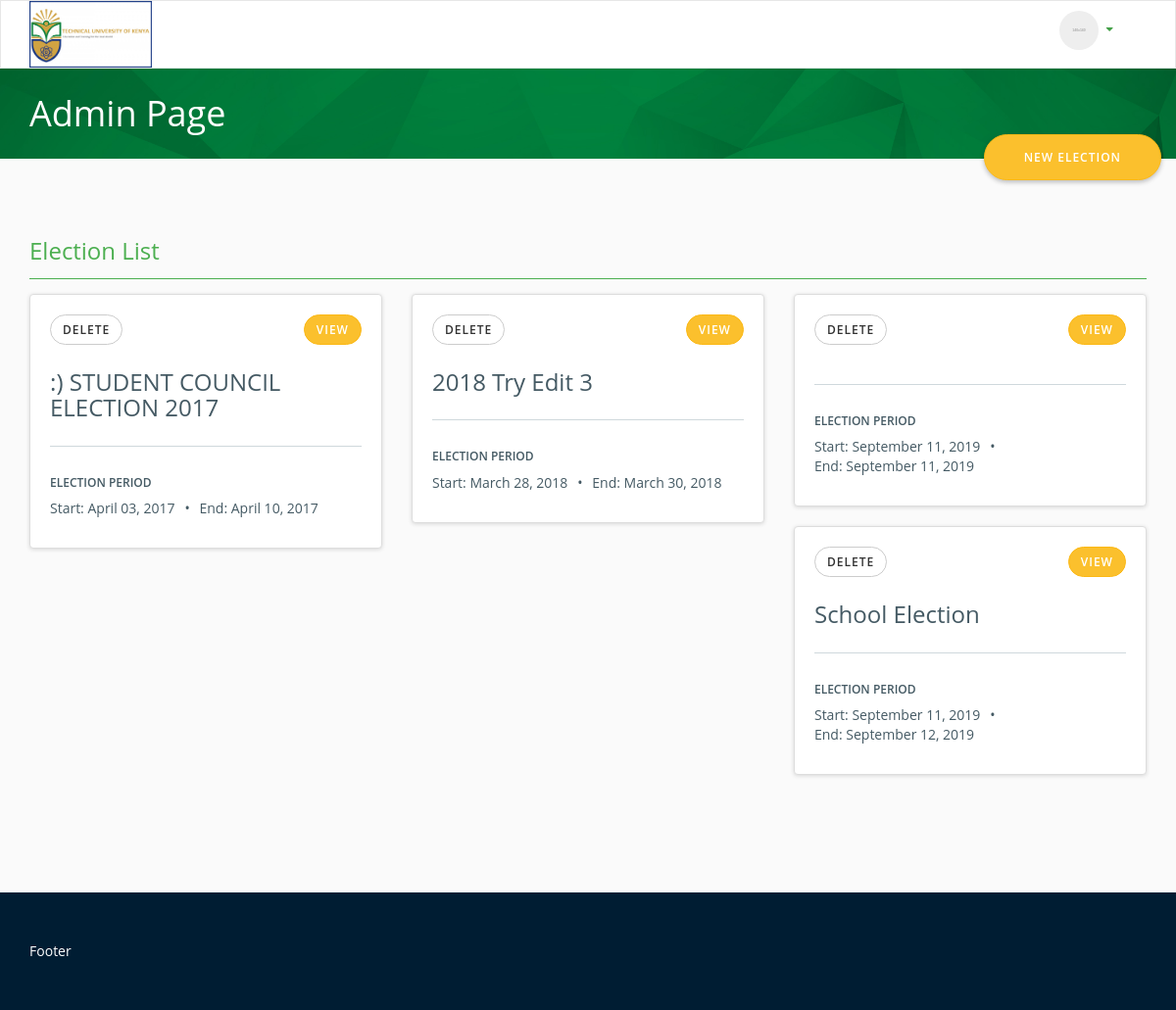
The app's page /admin.php with its own data.
### tables this page shows
CREATE TABLE `election` (
  `election_id` int(11) NOT NULL,
  `election_name` varchar(100) NOT NULL,
  `start_date` date NOT NULL,
  `end_date` date NOT NULL,
  `election_desc` varchar(100) NOT NULL,
  `date_added` timestamp NOT NULL DEFAULT CURRENT_TIMESTAMP ON UPDATE CURRENT_TIMESTAMP,
  `date_modified` timestamp NOT NULL DEFAULT '0000-00-00 00:00:00'
);

### admin.php (the view, shortened to what this page needs)
<?php
require_once ('dbconnect.php');
?>
<!DOCTYPE HTML PUBLIC "-//W3C//DTD HTML 4.01 Transitional//EN" "http://www.w3.org/TR/html4/loose.dtd">
<html lang="en">
  <head>
    <link href="css/voting.css" rel="stylesheet">
    <link rel="stylesheet" href="css/datepicker/datepicker.css">
    <link href="css/styles.css" rel="stylesheet">
  </head>
  <body>
  <body>
    <header id="global-nav" class="navbar navbar-default">
        <nav role="navigation">
          <div class="container">
            <div class="navbar-header">
             <img class="brand-logo" width="125" src="images/school-logo.png">
            </div>
            <div class="collapse navbar-collapse navbar-ex1-collapse">
              <ul id="right-nav" class="nav navbar-nav navbar-right">
                <li>
                  <div class="user-nav dropdown">
                    <a data-toggle="dropdown" href="#">
                      <div class="media">
                        <div class="media-left media-middle">
                          <img width="40" class="img-circle" alt=".img-circle">
                          <i class="fa fa-fw  hidden-xs" aria-hidden="true" title="Copy to use caret-down"></i>
                        </div>
                    </div>
                    </a>
                  </div>
                </li>
              </ul>
            </div>
          </div>
        </nav>
    </header>
    <div id="banner" class="navbar navbar-secondary">
    <nav role="navigation">
      <div class="container">
          <div class="row">
            <div class="col-xs-12 col-sm-12 col-md-6 col-lg-6">
                <div class="heading">
                  <h1>Admin Page</h1>
                </div>
            </div>
          </div>
       </div>
    </nav>
  </div>
    <main>
      <div class="container">
        <div class="row">
                  <div class="col-xs-12">
            <button class="btn btn-primary btn-xl btn-float pull-right"  data-toggle="modal" data-target="#newElection">New Election</button>
          </div>
          <div class="col-xs-12">
            <div class="section-title in-progress">
              <h2 class="h3">Election List</h2>
            </div>
          </div>
        <?php
          $query = "SELECT * FROM election";
          $result = mysqli_query($conn,$query);
          while($row = mysqli_fetch_array($result)){
          $electionPage = "./admin-election.php?elect=".$row['election_id'];
          echo "
          <div class='col-xs-12 col-sm-12 col-md-4 col-lg-4'>
            <div class='thumbnail'>
              <div class='caption'>
                <button class='btn btn-default deleteElectionBtn' onclick='deleteElection(".$row['election_id'].")'>Delete</button>
                <a href='".$electionPage."' class='btn btn-primary  pull-right'>View</a>
                <div class='heading'>
                  <h3>".$row['election_name']."</h3>
                </div>
              </div>
              <div class='separator'></div>
              <div class='thumbnail-section'>
                <h3 class='label-title'>Election Period</h3>
                <ul class='list-inline list-unstyled'>
                  <li>Start: ".date_format(date_create($row['start_date']),'F d, Y')."</li><li><div class='divider'></div></li><li>End: ".date_format(date_create($row['end_date']),'F d, Y')."</li>
                </ul>
              </div>
             </div>
          </div>";
          }
        ?>
        </div>
      </div>
    </main>
    <footer>
      <div class="container">
        Footer
      </div>
    </footer>
  </body>
</html>

### css/styles.css (style rules this page uses)
html,body { height: 100%; background-color: #fafafa; }
#banner { background: url('../images/bg.jpg'); background-size: cover; background-repeat: no-repeat; background-attachment: fixed; }
footer { margin-top: 100px; padding-top: 50px; padding-bottom: 50px; bottom: 0; width: 100%; background-color: #001d33; color: #ffffff; }
.btn-float { margin: 20px 0px; position: absolute; top: -85px; box-shadow: 0 2px 5px 0 rgba(0,0,0,.26); right: 0; }
.heading { padding: 15px 0 15px; word-break: break-word; }
#right-nav { margin:5px 0; }
.user-nav { display: inline-block; width: 100%; }
.user-nav > a { display: inline-block; width: 100%; padding: 5px; border-radius: 4px; }
.section-title { padding: 5px 0; margin-bottom: 15px; margin-top: 25px; }
.in-progress { color: #4CAF50; border-bottom: 1px solid #4CAF50; }
@media (min-width: 320px) { .section-title { font-size: 18px; } }
@media (min-width: 320px) { .btn-float { top: -45px; } }
@media (min-width: 480px) { .section-title { font-size: 18px; } }
@media (min-width: 480px) { .btn-float { top: -45px; } }
@media (min-width: 768px) { .section-title { font-size: 18px; } }
@media (min-width: 768px) { .btn-float { top: -85px; } }
@media (min-width: 992px) { .section-title { font-size: 24px; } }
@media (min-width: 992px) { .btn-float { top: -85px; } }
@media (min-width: 1200px) { .section-title { font-size: 24px; } }
@media (min-width: 1200px) { .btn-float { top: -85px; } }

### records on screen
election: election_name ":) STUDENT COUNCIL ELECTION 2017", start_date "April 03, 2017", end_date "April 10, 2017"
election: election_name "2018 Try Edit 3", start_date "March 28, 2018", end_date "March 30, 2018"
election: start_date "September 11, 2019", end_date "September 11, 2019"
election: election_name "School Election", start_date "September 11, 2019", end_date "September 12, 2019"
